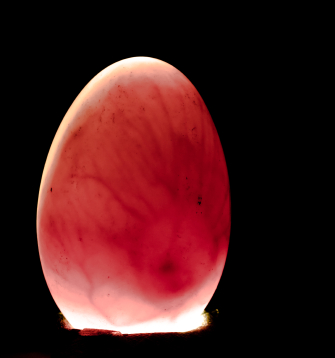
#> input picture img/egg1.jpg, 335 x 358 px
$ python seg.py
#> lines starting #> are read from the running program, lines starting #| are printed output that depends on the picture; after the words box and inside, x2 and y2 are one past the last pixel; in counts of white or black regions, pixels touching at a corner belong together
import cv2
import cv2 as cv
import numpy as np
from matplotlib import pyplot as plt

eggImg = cv2.imread("img/egg1.jpg")
#> eggImg is the input picture: shape (358, 335, 3); mean B, G, R 26.3, 25.1, 71

eggImgColor = cv2.cvtColor(eggImg, cv2.COLOR_BGR2RGB)
grayEgg = cv2.cvtColor(eggImg, cv2.COLOR_BGR2GRAY)
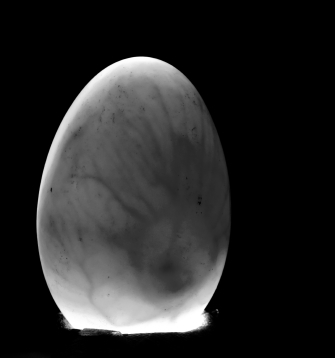
#> grayEgg: shape (358, 335); min 0, max 255, mean 39


# Output dtype = cv.CV_64F. Then take its absolute and convert to cv.CV_8U
sobelx64f = cv.Sobel(grayEgg,cv.CV_64F,1,0,ksize=5)
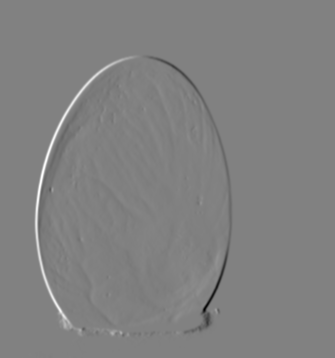
#> sobelx64f: shape (358, 335) float64; min -10949, max 10645, mean 0; drawn with min black and max white
abs_sobel64f = np.absolute(sobelx64f)
sobel_8u = np.uint8(abs_sobel64f)
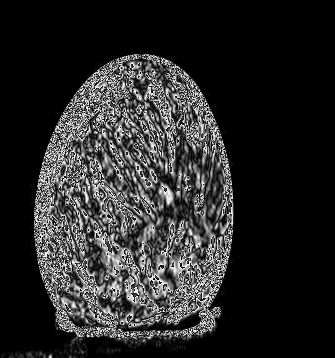
#> sobel_8u: shape (358, 335); min 0, max 255, mean 40.2


# eggLaplacian = cv.Laplacian(sobel_8u, cv.CV_64F)
eggSobelX = cv.Sobel(sobel_8u, cv.CV_64F, 1, 0, ksize=3)
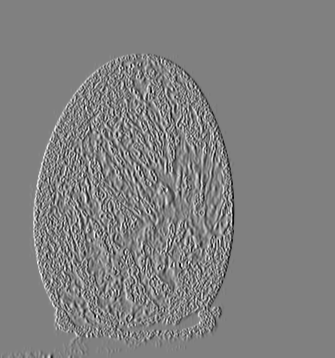
#> eggSobelX: shape (358, 335) float64; min -953, max 931, mean 0; drawn with min black and max white
eggSobelY = cv.Sobel(sobel_8u, cv.CV_64F, 0, 1, ksize=3)
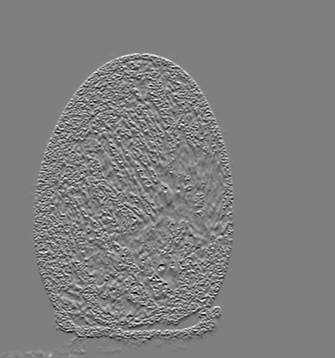
#> eggSobelY: shape (358, 335) float64; min -900, max 895, mean 0.2; drawn with min black and max white

# # Adding mask to the image
eggSobelMask = eggSobelX + eggSobelY + sobel_8u
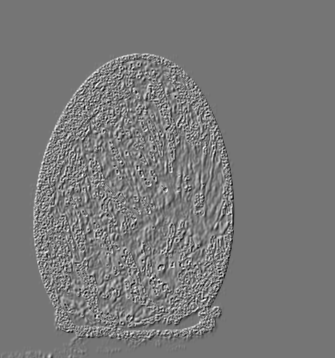
#> eggSobelMask: shape (358, 335) float64; min -1300, max 1524, mean 40.4; drawn with min black and max white


# apply_threshold function implementation
def apply_threshold(image, **kwargs):
    '''
    :param image: image object
    :param kwargs: threshold parameters - dictionary
    :return:
    '''
    threshold_method = kwargs['threshold_method']
    max_value = kwargs['pixel_value']
    threshold_flag = kwargs.get('threshold_flag', None)
    if threshold_flag is not None:
        ret, thresh1 = cv2.adaptiveThreshold(image, max_value, threshold_method, cv2.THRESH_BINARY,
                                             kwargs['block_size'], kwargs['const'])
    else:
        ret, thresh1 = cv2.threshold(image, kwargs['threshold'], max_value, threshold_method)
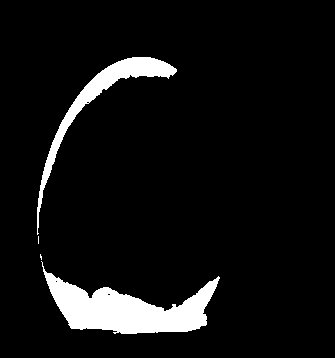
#> thresh1: shape (358, 335); 6.9% white; 4 white regions (2 under 20 px), largest, box (x1, y1, x2, y2) and area: (41, 261, 220, 334) 5596, (37, 57, 177, 235) 2668
#> ret = 160
    return thresh1


# Threshold the pixel values
eggThresh = apply_threshold(grayEgg, **{"threshold": 160,
                                             "pixel_value": 255,
                                             "threshold_method": cv2.THRESH_BINARY})

ret, eggThreshInv = cv2.threshold(eggThresh, 0, 255, cv2.THRESH_BINARY_INV)
print(ret)

plt.subplot(3, 3, 1), plt.imshow(grayEgg, cmap='gray')
plt.title('Original'), plt.xticks([]), plt.yticks([])

plt.subplot(3, 3, 2), plt.imshow(sobel_8u, cmap='gray')
plt.title('sobel_8u'), plt.xticks([]), plt.yticks([])
plt.subplot(3, 3, 3), plt.imshow(eggThresh, cmap='gray')
plt.title('Threshold'), plt.xticks([]), plt.yticks([])
plt.subplot(3, 3, 4), plt.imshow(eggThreshInv, cmap='gray')
plt.title('Inverted Threshold'), plt.xticks([]), plt.yticks([])
# [6 lines of commented-out code are left out]
plt.subplot(3, 3, 5), plt.imshow(eggSobelMask, cmap='gray')
plt.title('Sobel Mask'), plt.xticks([]), plt.yticks([])

plt.show()

# [19 lines of commented-out code are left out]

$ run again, with img/egg2.jpg copied over img/egg1.jpg
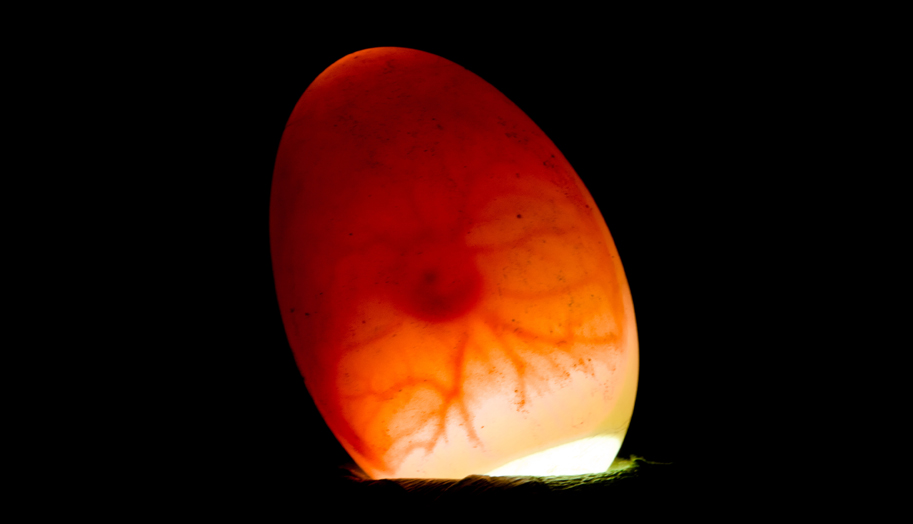
#> input picture img/egg2.jpg, 913 x 524 px
#> eggImg is the input picture: shape (524, 913, 3); mean B, G, R 8.4, 17.5, 49.2
#> `eggSobelY = cv.Sobel(sobel_8u, cv.CV_64F, 0, 1, ksize=3)`:
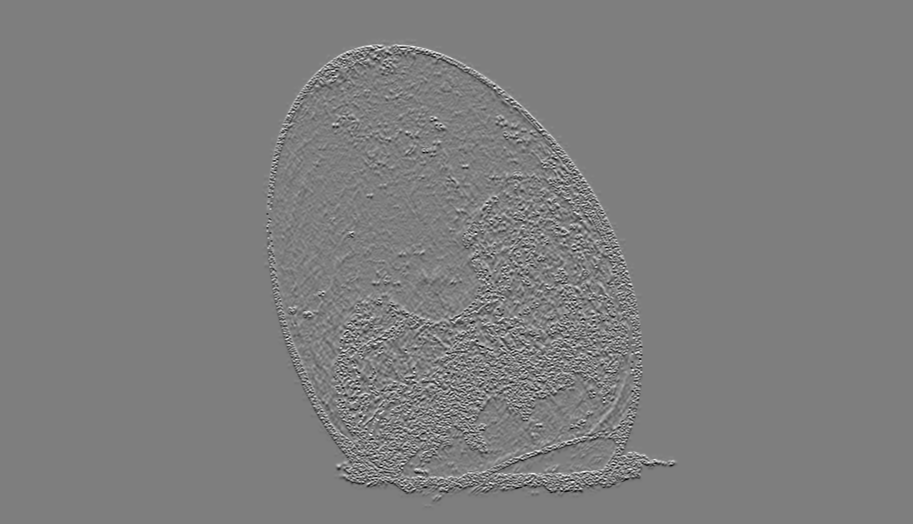
#> eggSobelY: shape (524, 913) float64; min -893, max 908, mean 0; drawn with min black and max white
#> in apply_threshold, `ret, thresh1 = cv2.threshold(image, kwargs['threshold'], max_value, th..`:
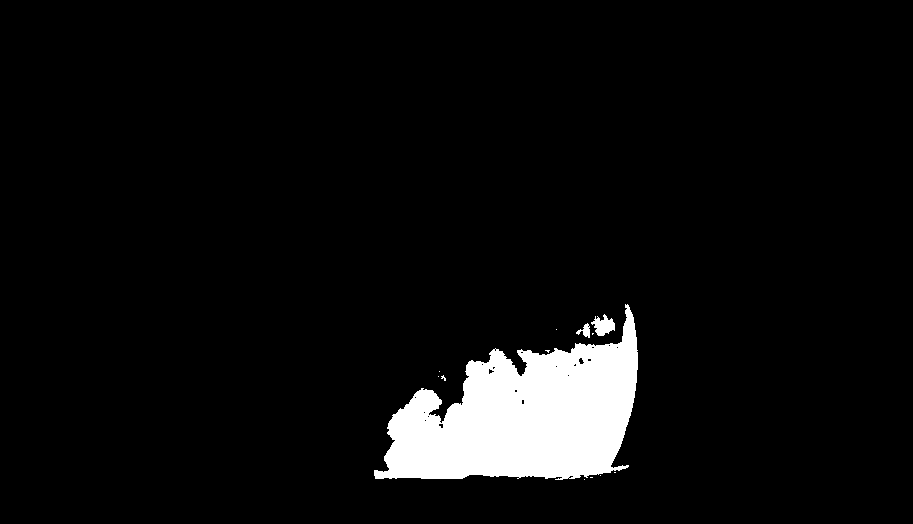
#> thresh1: shape (524, 913); 5.7% white; 13 white regions (10 under 20 px), largest, box (x1, y1, x2, y2) and area: (374, 304, 638, 480) 26608, (591, 314, 615, 336) 310, (576, 323, 590, 338) 100
#> ret = 160

$ run again, with img/egg4.jpg copied over img/egg1.jpg
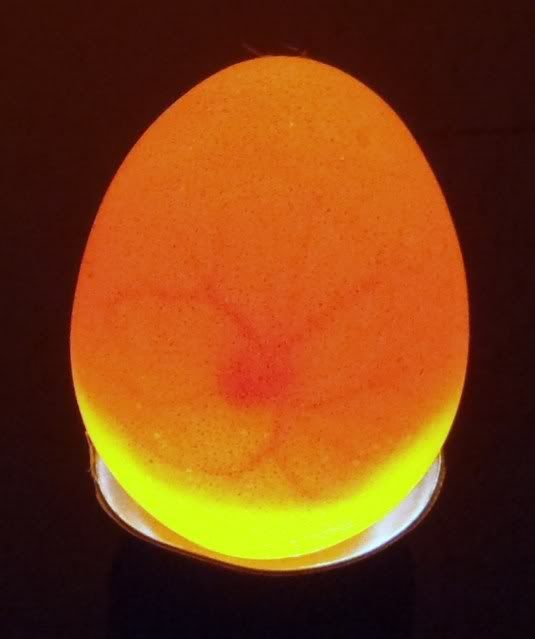
#> input picture img/egg4.jpg, 535 x 639 px
#> eggImg is the input picture: shape (639, 535, 3); mean B, G, R 18.7, 63.6, 125.5
#> in apply_threshold, `ret, thresh1 = cv2.threshold(image, kwargs['threshold'], max_value, th..`:
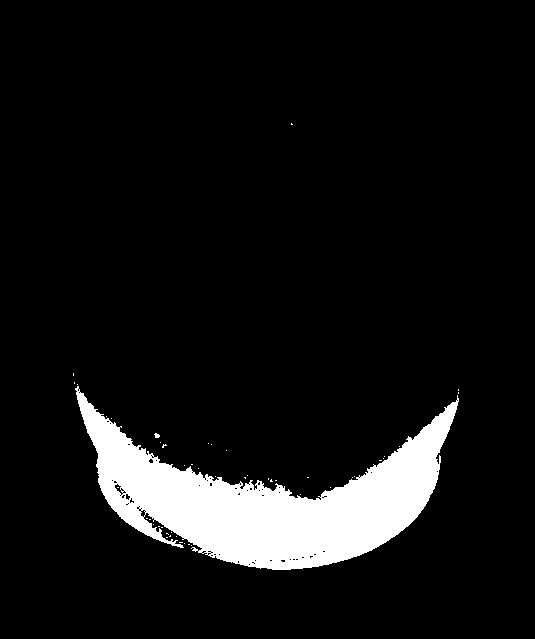
#> thresh1: shape (639, 535); 8.1% white; 48 white regions (46 under 20 px), largest, box (x1, y1, x2, y2) and area: (75, 386, 459, 570) 27630, (154, 433, 160, 438) 21
#> ret = 160
